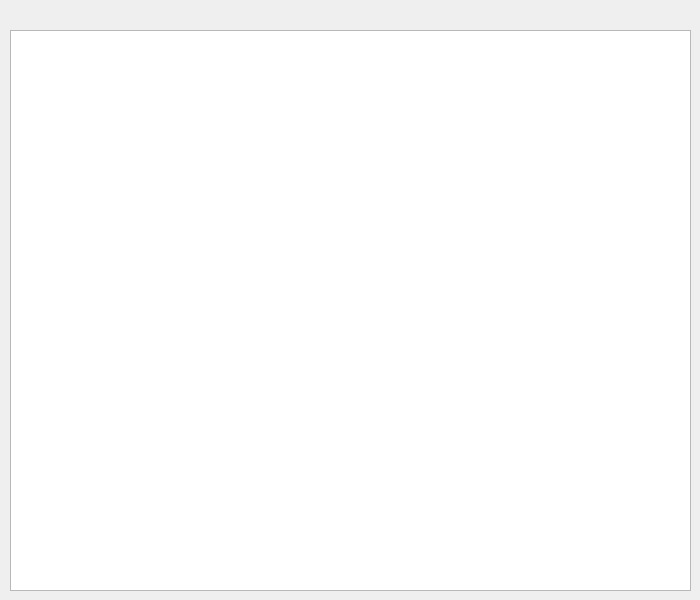
<?xml version="1.0" encoding="UTF-8"?>
<ui version="4.0">
 <class>FinderWidget</class>
 <widget class="QWidget" name="FinderWidget">
  <property name="windowModality">
   <enum>Qt::NonModal</enum>
  </property>
  <property name="geometry">
   <rect>
    <x>0</x>
    <y>0</y>
    <width>700</width>
    <height>600</height>
   </rect>
  </property>
  <property name="minimumSize">
   <size>
    <width>700</width>
    <height>600</height>
   </size>
  </property>
  <property name="windowTitle">
   <string/>
  </property>
  <property name="styleSheet">
   <string notr="true"/>
  </property>
  <widget class="QWidget" name="verticalLayoutWidget">
   <property name="geometry">
    <rect>
     <x>0</x>
     <y>0</y>
     <width>701</width>
     <height>601</height>
    </rect>
   </property>
   <layout class="QVBoxLayout" name="verticalLayout">
    <property name="leftMargin">
     <number>10</number>
    </property>
    <property name="topMargin">
     <number>10</number>
    </property>
    <property name="rightMargin">
     <number>10</number>
    </property>
    <property name="bottomMargin">
     <number>10</number>
    </property>
    <item>
     <widget class="QLabel" name="current_dir_label">
      <property name="text">
       <string/>
      </property>
     </widget>
    </item>
    <item>
     <widget class="QTreeView" name="treeView">
      <property name="editTriggers">
       <set>QAbstractItemView::NoEditTriggers</set>
      </property>
      <property name="selectionMode">
       <enum>QAbstractItemView::SingleSelection</enum>
      </property>
      <attribute name="headerVisible">
       <bool>false</bool>
      </attribute>
     </widget>
    </item>
   </layout>
  </widget>
 </widget>
 <resources/>
 <connections/>
</ui>
